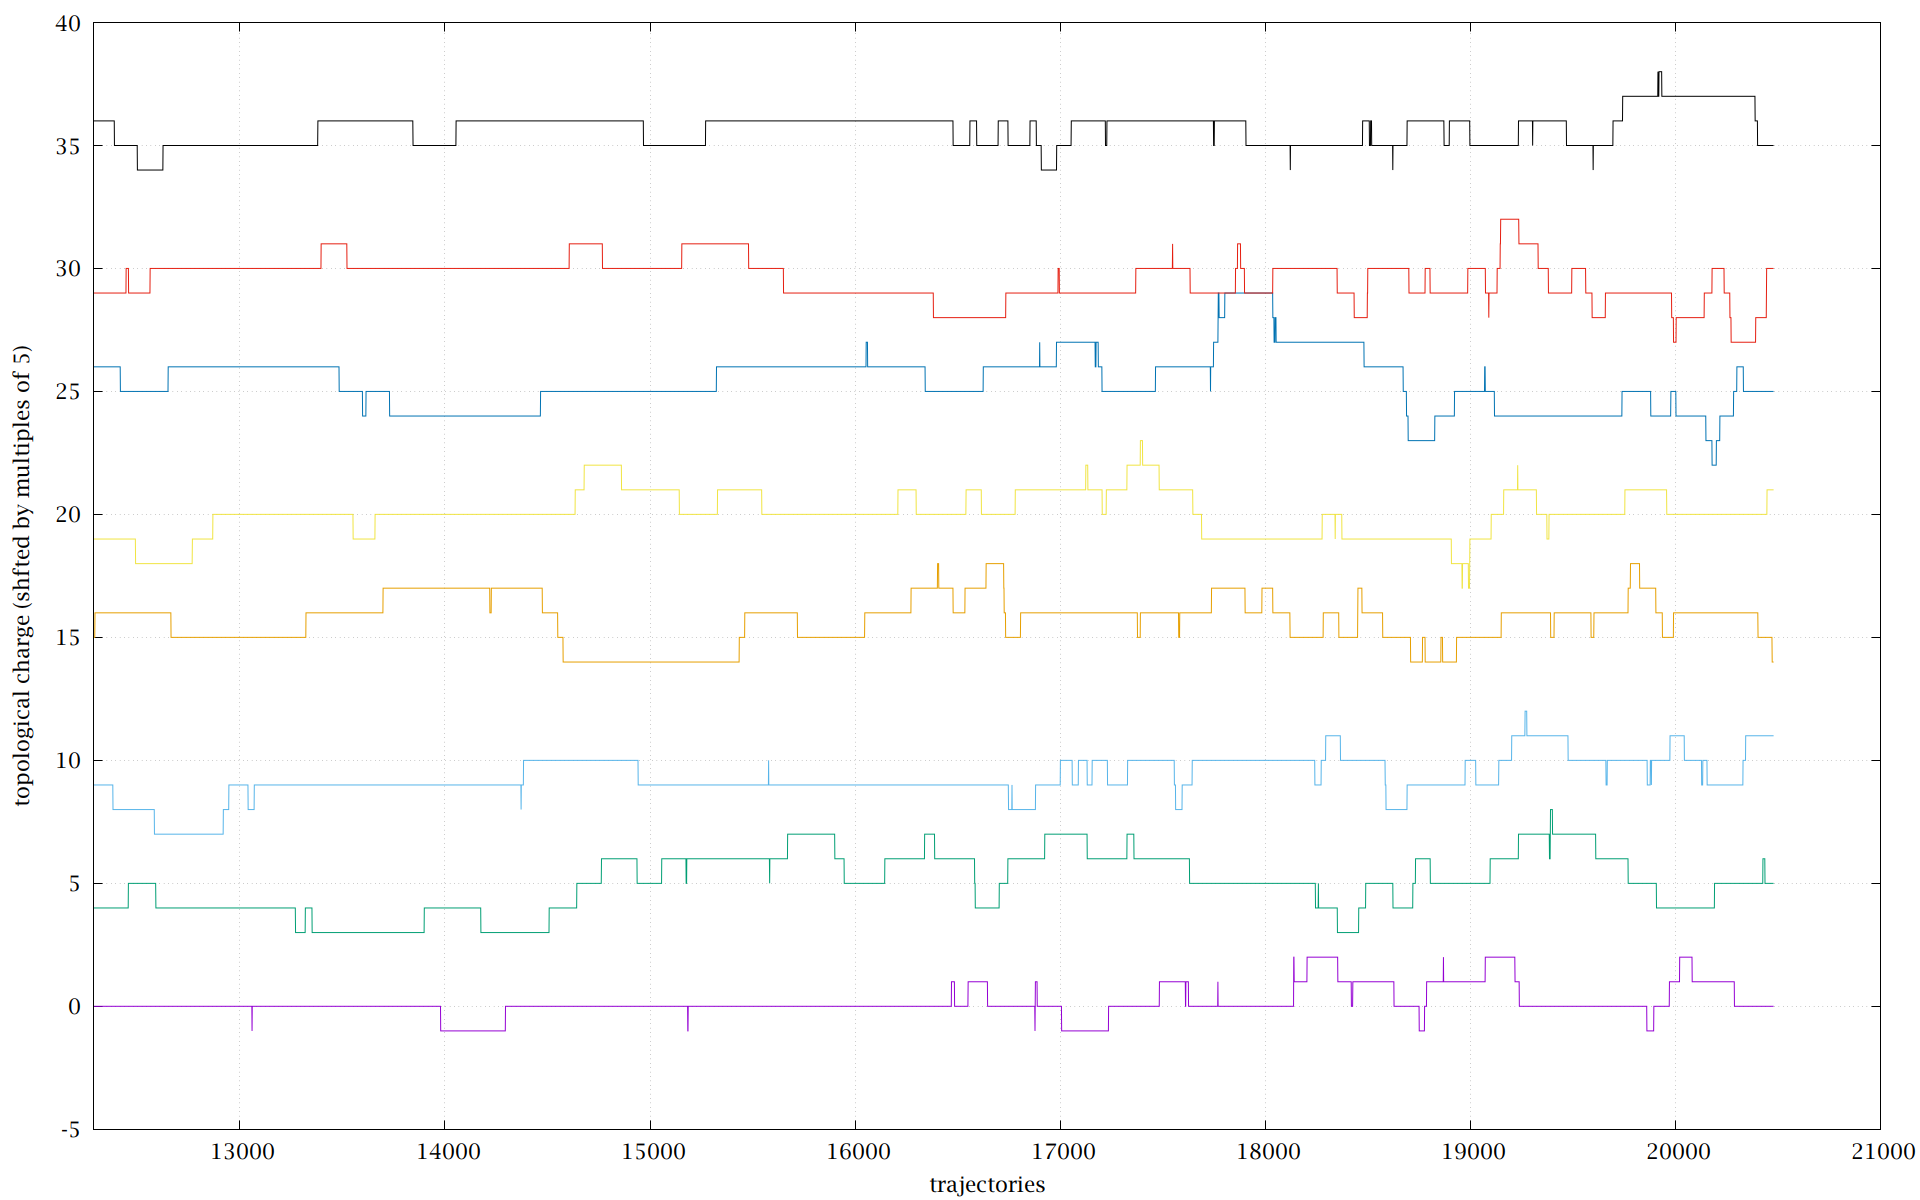

The gnuplot source for this figure:
#!/usr/bin/env gnuplot
set term pngcairo size 1920,1200 font "Lucida Bright OT,16"
set output ARG0[*:strlen(ARG0)-2].'png'

set grid

set xlabel 'trajectories'
set ylabel 'topological charge (shfted by multiples of 5)'

plot \
	[12288:*] \
	for [n=1:8] "<sed -n '/^topo: /s/.*\\[\\(.*\\)\\]/\\1/p' i17.log" u 0:(column(n)+5*(n-1)) w l t ''
